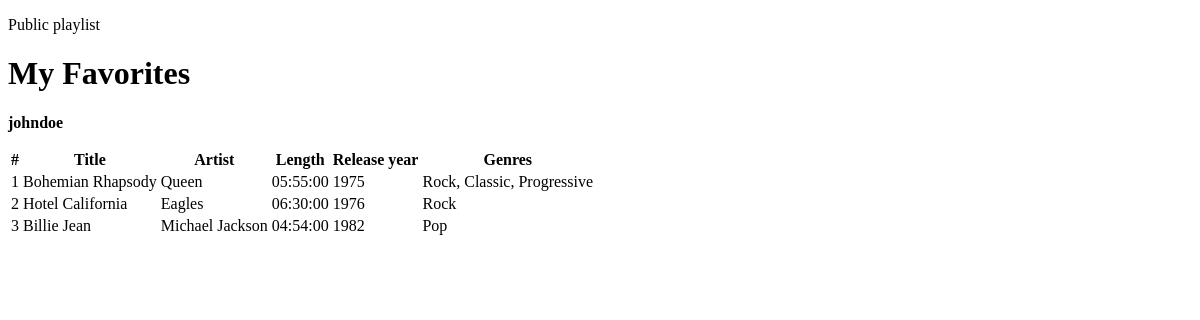
The app's page /playlist.php?id=12, older data.
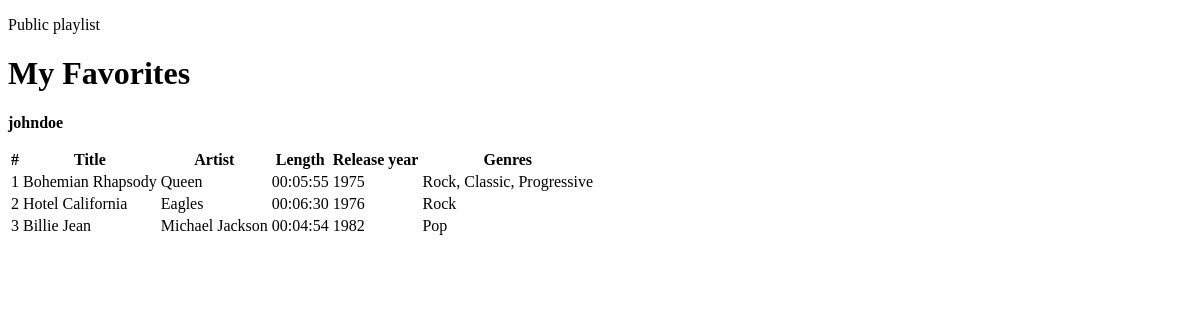
The same page, newer data.
### tables this page shows
CREATE TABLE playlists (
  `id` bigint(20) unsigned NOT NULL AUTO_INCREMENT,
  `name` VARCHAR(255) NOT NULL,
  `isPublic` BOOLEAN NOT NULL DEFAULT 0,
  `createdBy` bigint(20) unsigned,
  `tracks` JSON,
  PRIMARY KEY (`id`),
  FOREIGN KEY (createdBy) REFERENCES users(id)
);

CREATE TABLE `users` (
  `id` bigint(20) unsigned NOT NULL AUTO_INCREMENT,
  `username` varchar(255) NOT NULL,
  `email` varchar(255) NOT NULL,
  `password` varchar(255) NOT NULL,
  `isAdmin` tinyint(1) NOT NULL DEFAULT '0',
  PRIMARY KEY (`id`)
);

CREATE TABLE `tracks` (
  `id` bigint(20) unsigned NOT NULL AUTO_INCREMENT,
  `title` VARCHAR(255) NOT NULL,
  `artist` VARCHAR(255) NOT NULL,
  `length` TIME,
  `year` INT,
  `genres` JSON,
  PRIMARY KEY (`id`)
);

### public/playlist.php (the view, shortened to what this page needs)
<?php
$id = $_GET['id'];
include 'pdo.php';
$query = 'SELECT p.id, p.name, u.username, p.tracks, p.isPublic
          FROM playlists AS p LEFT JOIN users AS u ON (p.createdBy = u.id)
          WHERE (p.id = :id)';
$values = [':id' => $id];
try {
    $res = $pdo->prepare($query);
    $res->execute($values);
} catch (PDOException $e) {
    echo 'Query error.';
}
$playlist = $res->fetch(PDO::FETCH_ASSOC);
$trackIds = json_decode($playlist['tracks']);
$trackIdsCsv = implode(', ', $trackIds);
$query = 'SELECT * FROM tracks WHERE id IN (' . $trackIdsCsv . ')';
try {
    $res = $pdo->prepare($query);
    $res->execute();
} catch (PDOException $e) {
    echo $e;
}
$tracks = $res->fetchAll(PDO::FETCH_ASSOC);
?>
<!DOCTYPE html>
<html lang="en">
<head>
</head>
<body>
    <p><?= $playlist['isPublic'] ? 'Public' : 'Private' ?> playlist</p>
    <h1><?= $playlist['name'] ?></h1>
    <p style="font-weight: bold;"><?= $playlist['username'] ?></p>
    <table>
        <tr>
            <th>#</th>
            <th>Title</th>
            <th>Artist</th>
            <th>Length</th>
            <th>Release year</th>
            <th>Genres</th>
        </tr>
        <?php
        $count = 1;
        foreach ($tracks as $track) {
            $genres = json_decode($track['genres']);
            echo '<tr>';
            echo '<td>' . $count++ . '</td>';
            echo '<td>' . $track['title'] . '</td>';
            echo '<td>' . $track['artist'] . '</td>';
            echo '<td>' . $track['length'] . '</td>';
            echo '<td>' . $track['year'] . '</td>';
            echo '<td>' . implode(', ', $genres) . '</td>';
            echo '</tr>';
        }
        ?>
    </table>
</body>
</html>

Row changes from the older to the newer data that the page shows:
changed tracks "Bohemian Rhapsody": length "05:55:00" → "00:05:55"
changed tracks "Hotel California": length "06:30:00" → "00:06:30"
changed tracks "Billie Jean": length "04:54:00" → "00:04:54"
